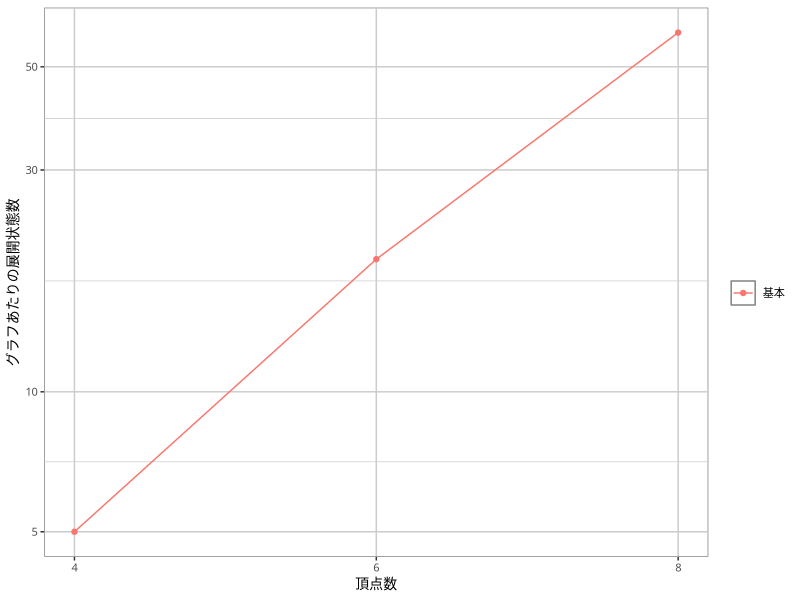

R code for this plot:
library(readr)
library(dplyr)
library(ggplot2)

data <- read_csv('cmp-algo-full-mws.csv') %>%
  filter(d == 3, bdr == 'basic' & mgr == 'basic') %>%
  mutate(mtd = 'basic') %>%
  mutate(node_per_graph = node / n_graph) %>%
  select(n, d, mtd, node_per_graph)

gp <- ggplot(data, aes(n, node_per_graph, color=mtd)) +
  geom_point() +
  geom_line() +
  scale_x_continuous(name = '頂点数',
                     breaks = data$n,
                     minor_breaks = NULL,
                     labels = as.character(data$n)) +
  scale_y_continuous(name = 'グラフあたりの展開状態数',
                     trans = 'log10') +
  scale_color_discrete(name = '',
                       breaks = c('basic'),
                       labels = c('基本')) +
  theme(text = element_text(family = 'IPAexGothic', size = 10),
        panel.background = element_rect(fill = 'white', colour = 'grey50'),
        panel.grid.major = element_line(colour = 'grey80'),
        panel.grid.minor = element_line(colour = 'grey80')

  )

ggsave('the-basic-full-node.pdf', gp,
       width = 15, height = 10, units = 'cm',
       device = cairo_pdf)
